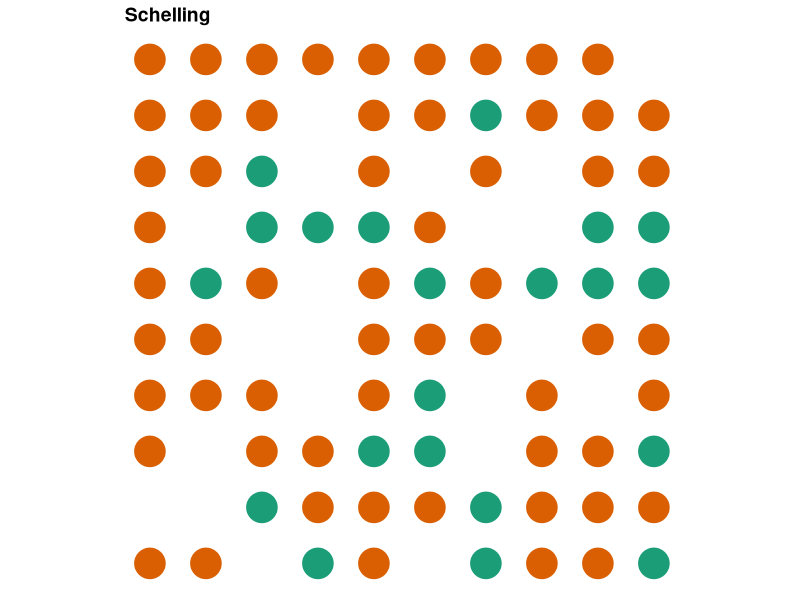
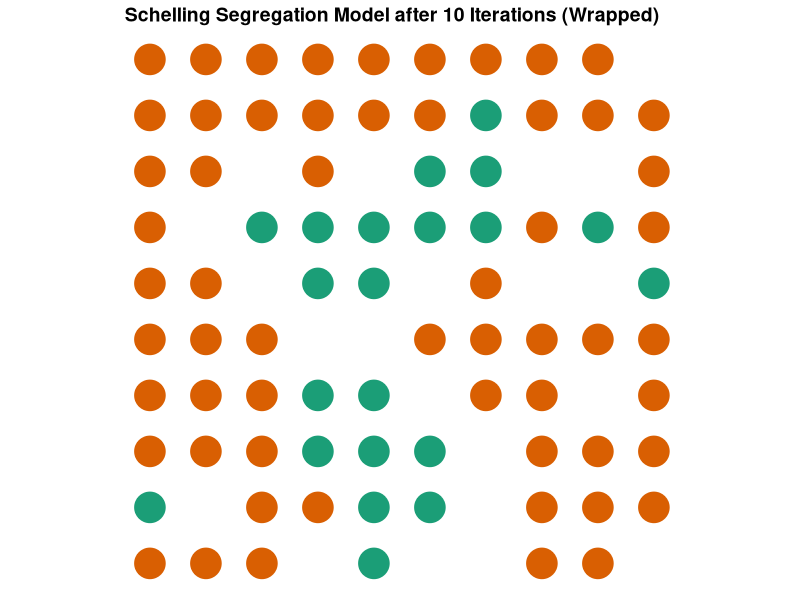

The R script that drew these images, in order:
#Schelling Segregation Model with uneven preferences (wrapped)
# Based on David Zimmerman's example at: https://www.r-bloggers.com/agent-based-modelling-with-data-table-or-how-to-model-urban-migration-with-r/

initiateSchelling_wrapped <- function(dimensions = c(10, 10), n_races = 4, perc_empty = 0.2, perc_maj = .75){
  require(data.table)
  # create "races" based on colors
  dims <<- dimensions
  races <<- colours()[1:n_races]
  min_races <- races[2:length(races)]
  
  # get number of homes (equal to number of cells)
  n_homes = prod(dimensions)
  # calculates the number of agents (cells minus the percent of empty homes)
  count_agents <- floor(n_homes * (1 - perc_empty))
  
  # the characteristics that a home can have -- either empty or a particular race
  races <- c("empty", races)
  # the probabilities of a home having each characteristic
  probabilities <- c(perc_empty, 
                     (1-perc_empty)*perc_maj, 
                     rep((1 - perc_empty - (1-perc_empty)*perc_maj)/(n_races-1), times = n_races-1)
  )
  
  # creates the global schelling data.table
  schelling <<- data.table(id = 1:prod(dimensions),
                           x = rep(1:dimensions[1], 
                                   dimensions[2]),
                           y = rep(1:dimensions[2], 
                                   each = dimensions[1]),
                           race = sample(x = races, 
                                         size = n_homes, 
                                         prob = probabilities,
                                         replace = TRUE),
                           # used to find the satisfaction of each home
                           unsatisfied = rep(NA, prod(dimensions)))
}

plotSchelling <- function(title){
  require(data.table)
  require(ggplot2)
  require(RColorBrewer)
  # get races to get the right number of colors
  races <- unique(schelling$race)
  
  # find the dimensions of the grid to get the best dot size
  dims <- c(max(schelling$x), max(schelling$y))
  
  # create colors
  # check if there are 3 or fewer races, 
  # this would create issues with brewer.pal 
  # RColorBrewer otherwise
  if (length(races) <= 3) {
    colors <- brewer.pal(3, "Dark2")
  } else {
    colors <- brewer.pal(length(races), "Dark2")
  }
  
  # plot the graph  
  p <- ggplot(data = schelling[race != "empty"], 
              aes(x = x, y = y, color = race)) + 
    # resize dots to grid
    geom_point(size = 100/sqrt(prod(dims))) +  
    scale_colour_manual(values = colors) + 
    # theme: mostly blank
    theme_bw() + 
    theme(axis.line = element_blank(),
          axis.text.x = element_blank(),
          axis.text.y = element_blank(),
          axis.ticks = element_blank(),
          axis.title.x = element_blank(),
          axis.title.y = element_blank(),
          legend.position = "none",
          panel.background = element_blank(),
          panel.border = element_blank(),
          panel.grid.major = element_blank(),
          panel.grid.minor = element_blank(),
          plot.background = element_blank(),
          plot.title = element_text(lineheight=3, 
                                    face="bold", 
                                    color="black", 
                                    size=14)) +
    # fix axes to avoid distortion in the picture
    coord_fixed(ratio = 1) + 
    # add the title
    ggtitle(title)
  
  return(p)
}

iterate_wrapped_limit <- function(n = 10, dom_sim_threshold = .5, min_sim_threshold = .5, limit = 8){
  require(data.table)
  # subfunction that checks for a given x and y value if the agent is 
  # unsatisfied (returns TRUE or FALSE)
  is.unsatisfied_wrapped <- function(x_value, y_value, 
                                     dom_sim_threshold = dom_sim_threshold,
                                     min_sim_threshold = min_sim_threshold){
    # gets the race and id for the agent
    cur_race <- schelling[x == x_value & y == y_value, race]
    cur_id <- schelling[x == x_value & y == y_value, id]
    
    #sub-subfunction to identify agent's neighbors
    select.neighbors <- function(dimensions){
      
      #Identify coordinates of neighbors (adjusts wrapping based on position of agent)
      neighbors <- as.data.frame(matrix(NA, nrow = 8, ncol = 2))
      if(x_value == 1 & y_value == 1){
        neighbors[1,] <- schelling[x == dimensions[1] & y == y_value+1, 2:3]
        neighbors[2,] <- schelling[x == x_value & y == y_value+1, 2:3]
        neighbors[3,] <- schelling[x == x_value+1 & y == y_value+1, 2:3]
        neighbors[4,] <- schelling[x == dimensions[1] & y == y_value, 2:3]
        neighbors[5,] <- schelling[x == x_value+1 & y == y_value, 2:3]
        neighbors[6,] <- schelling[x == dimensions[1] & y == dimensions[2], 2:3]
        neighbors[7,] <- schelling[x == x_value & y == dimensions[2], 2:3]
        neighbors[8,] <- schelling[x == x_value+1 & y == dimensions[2], 2:3]
      }
      if(x_value == 1 & y_value %in% c(2:(dimensions[2]-1))){
        neighbors[1,] <- schelling[x == dimensions[1] & y == y_value+1, 2:3]
        neighbors[2,] <- schelling[x == x_value & y == y_value+1, 2:3]
        neighbors[3,] <- schelling[x == x_value+1 & y == y_value+1, 2:3]
        neighbors[4,] <- schelling[x == dimensions[1] & y == y_value, 2:3]
        neighbors[5,] <- schelling[x == x_value+1 & y == y_value, 2:3]
        neighbors[6,] <- schelling[x == dimensions[1] & y == y_value-1, 2:3]
        neighbors[7,] <- schelling[x == x_value & y == y_value-1, 2:3]
        neighbors[8,] <- schelling[x == x_value+1 & y == y_value-1, 2:3]
      }
      if(x_value == 1 & y_value == dimensions[2]){
        neighbors[1,] <- schelling[x == dimensions[1] & y == 1, 2:3]
        neighbors[2,] <- schelling[x == x_value & y == 1, 2:3]
        neighbors[3,] <- schelling[x == x_value+1 & y == 1, 2:3]
        neighbors[4,] <- schelling[x == dimensions[1] & y == y_value, 2:3]
        neighbors[5,] <- schelling[x == x_value+1 & y == y_value, 2:3]
        neighbors[6,] <- schelling[x == dimensions[1] & y == y_value-1, 2:3]
        neighbors[7,] <- schelling[x == x_value & y == y_value-1, 2:3]
        neighbors[8,] <- schelling[x == x_value+1 & y == y_value-1, 2:3]
      }
      if(x_value %in% c(2:(dimensions[1]-1)) & y_value == 1){
        neighbors[1,] <- schelling[x == x_value-1 & y == y_value+1, 2:3]
        neighbors[2,] <- schelling[x == x_value & y == y_value+1, 2:3]
        neighbors[3,] <- schelling[x == x_value+1 & y == y_value+1, 2:3]
        neighbors[4,] <- schelling[x == x_value-1 & y == y_value, 2:3]
        neighbors[5,] <- schelling[x == x_value+1 & y == y_value, 2:3]
        neighbors[6,] <- schelling[x == x_value-1 & y == dimensions[2], 2:3]
        neighbors[7,] <- schelling[x == x_value & y == dimensions[2], 2:3]
        neighbors[8,] <- schelling[x == x_value+1 & y == dimensions[2], 2:3]
      }
      if(x_value %in% c(2:(dimensions[1]-1)) & y_value %in% c(2:(dimensions[2]-1))){
        neighbors[1,] <- schelling[x == x_value-1 & y == y_value+1, 2:3]
        neighbors[2,] <- schelling[x == x_value & y == y_value+1, 2:3]
        neighbors[3,] <- schelling[x == x_value+1 & y == y_value+1, 2:3]
        neighbors[4,] <- schelling[x == x_value-1 & y == y_value, 2:3]
        neighbors[5,] <- schelling[x == x_value+1 & y == y_value, 2:3]
        neighbors[6,] <- schelling[x == x_value-1 & y == y_value-1, 2:3]
        neighbors[7,] <- schelling[x == x_value & y == y_value-1, 2:3]
        neighbors[8,] <- schelling[x == x_value+1 & y == y_value-1, 2:3] 
      }
      if(x_value %in% c(2:(dimensions[1]-1)) & y_value == dimensions[2]){
        neighbors[1,] <- schelling[x == x_value-1 & y == 1, 2:3]
        neighbors[2,] <- schelling[x == x_value & y == 1, 2:3]
        neighbors[3,] <- schelling[x == x_value+1 & y == 1, 2:3]
        neighbors[4,] <- schelling[x == x_value-1 & y == y_value, 2:3]
        neighbors[5,] <- schelling[x == x_value+1 & y == y_value, 2:3]
        neighbors[6,] <- schelling[x == x_value-1 & y == y_value-1, 2:3]
        neighbors[7,] <- schelling[x == x_value & y == y_value-1, 2:3]
        neighbors[8,] <- schelling[x == x_value+1 & y == y_value-1, 2:3]
      }
      if(x_value == dimensions[1] & y_value == 1){
        neighbors[1,] <- schelling[x == x_value-1 & y == y_value+1, 2:3]
        neighbors[2,] <- schelling[x == x_value & y == y_value+1, 2:3]
        neighbors[3,] <- schelling[x == 1 & y == y_value+1, 2:3]
        neighbors[4,] <- schelling[x == x_value-1 & y == y_value, 2:3]
        neighbors[5,] <- schelling[x == 1 & y == y_value, 2:3]
        neighbors[6,] <- schelling[x == x_value-1 & y == dimensions[2], 2:3]
        neighbors[7,] <- schelling[x == x_value & y == dimensions[2], 2:3]
        neighbors[8,] <- schelling[x == 1 & y == dimensions[2], 2:3]
      }
      if(x_value == dimensions[1] & y_value %in% c(2:(dimensions[2]-1))){
        neighbors[1,] <- schelling[x == x_value-1 & y == y_value+1, 2:3]
        neighbors[2,] <- schelling[x == x_value & y == y_value+1, 2:3]
        neighbors[3,] <- schelling[x == 1 & y == y_value+1, 2:3]
        neighbors[4,] <- schelling[x == x_value-1 & y == y_value, 2:3]
        neighbors[5,] <- schelling[x == 1 & y == y_value, 2:3]
        neighbors[6,] <- schelling[x == x_value-1 & y == y_value-1, 2:3]
        neighbors[7,] <- schelling[x == x_value & y == y_value-1, 2:3]
        neighbors[8,] <- schelling[x == 1 & y == y_value-1, 2:3]
      }
      if(x_value == dimensions[1] & y_value == dimensions[2]){
        neighbors[1,] <- schelling[x == x_value-1 & y == 1, 2:3]
        neighbors[2,] <- schelling[x == x_value & y == 1, 2:3]
        neighbors[3,] <- schelling[x == 1 & y == 1, 2:3]
        neighbors[4,] <- schelling[x == x_value-1 & y == y_value, 2:3]
        neighbors[5,] <- schelling[x == 1 & y == y_value, 2:3]
        neighbors[6,] <- schelling[x == x_value-1 & y == y_value-1, 2:3]
        neighbors[7,] <- schelling[x == x_value & y == y_value-1, 2:3]
        neighbors[8,] <- schelling[x == 1 & y == y_value-1, 2:3]
      }
      names(neighbors) <- c("x","y")
      
      ids <- schelling[x %in% neighbors$x & y %in% neighbors$y, id]
      
      return(ids)
    }
    # checks if the home is empty
    if (cur_race == "empty"){
      return(FALSE) # empty houses can't be unsatisfied
    }else{
      neighbor.ids <- select.neighbors(dimensions = dims)
      
      # counts simliar neighbors
      count_similar <- sum(schelling[id %in% neighbor.ids, 
                                     id != cur_id &
                                       race == cur_race])
      # counts different neighbors
      count_different <- sum(schelling[id %in% neighbor.ids, 
                                       id != cur_id &
                                         race != cur_race & 
                                         race != "empty"])
      
      # calculates the ratio
      ratio <- count_similar/(count_similar + count_different)
      
      # returns TRUE if the ratio is less than or equal to the threshold
      if(cur_race == races[1]){
        return(ratio <= dom_sim_threshold)
      }else{
        return(ratio <= min_sim_threshold)
      }
    }
  }
  
  # creates a ProgressBar
  pb <- txtProgressBar(min = 0, max = 1, style = 3)
  # and tracks time
  t <- Sys.time()
  
  #sets empty vector of ratios
  ratios.unsatisfied <- c(NULL)
  
  # iterates
  for (iterate in 1:n){
    # fills the boolean vector "unsatisfied" 
    # indicates if the household is unsatisfied 
    schelling[, unsatisfied := is.unsatisfied_wrapped(x_value = x, 
                                                      y_value = y, 
                                                      dom_sim_threshold = dom_sim_threshold,
                                                      min_sim_threshold = min_sim_threshold),
              by = 1:nrow(schelling)]
    
    ratio.unsatisfied <- sum(schelling$unsatisfied)/nrow(schelling)
    ratios.unsatisfied <- c(ratios.unsatisfied, ratio.unsatisfied)

    # move unsatisfied agents to an empty house
    # find the IDs that are empty where agents can migrate to
    emptyIDs <- schelling[race == "empty", id] # finds the id of empty houses
    
    # finds the origin of the agents moving, 
    usIDs <- schelling[(unsatisfied), id] # origin
    
    # finds available IDs for each household moving
    availIDs <<- sort(c(emptyIDs, usIDs))
    
    #subfunction to find nearest available cell
    find.available <- function(cell, avails, lim){
      distance <- c(NULL) #cast empty vector to fill with distances to available cells
      for(i in 1:length(avails)){
        #fill distances vector with absolute values of distance (to keep all values positive) between current cell and each available cell
        distance[i] <- abs(schelling[id == cell, x] - schelling[id == avails[i], x]) + abs(schelling[id == cell, y] - schelling[id == avails[i], y])
      }
      a <- as.data.frame(cbind(avails, distance)) #specify distance from current cell to each availablec cell
      options <- with(a, avails[distance > 0 & distance <= lim]) #pare down options to cells less than or equal to limited number of moves
      if(length(options >= 1)){
        target.id <- sample(options, size = 1)
      }else{target.id <- cell}
      availIDs <<- avails[-which(avails == target.id)]
      return(avails[which(avails == target.id)])
    }
    

    # cast a new data.table showing migration from origin_id to target-id
    transition <- data.table(origin = usIDs, 
                             oldRace = schelling[id %in% usIDs, race])
    transition[, target := find.available(cell = origin, avails = availIDs, lim = limit),
               by = 1:nrow(transition)]
    
    # move agents to the new homes
    schelling[id %in% transition$origin]$race = "empty"
    schelling[id %in% transition$target]$race = transition$oldRace
    
    # orders and reset schelling
    schelling <<- schelling[order(id)]
    
    # updates the ProgressBar
    setTxtProgressBar(pb, iterate/n)
  }
  close(pb)
  timedif <- Sys.time() - t
  
  # print out statistics for the calculation time
  print(paste0("Time for calculation in seconds: ", round(timedif, 3), " or: ",
               round(n / as.numeric(timedif), 3), " iterations per second"))
  print(ratios.unsatisfied)
  plotSchelling(title = paste0("Schelling Segregation Model after ", n, " Iterations (Wrapped)"))
}

initiateSchelling_wrapped(dimensions = c(10,10), n_races = 2, perc_maj = .6)
plotSchelling(title = "Schelling")
iterate_wrapped_limit(dom_sim_threshold = .5, min_sim_threshold = .5, limit = 4)
